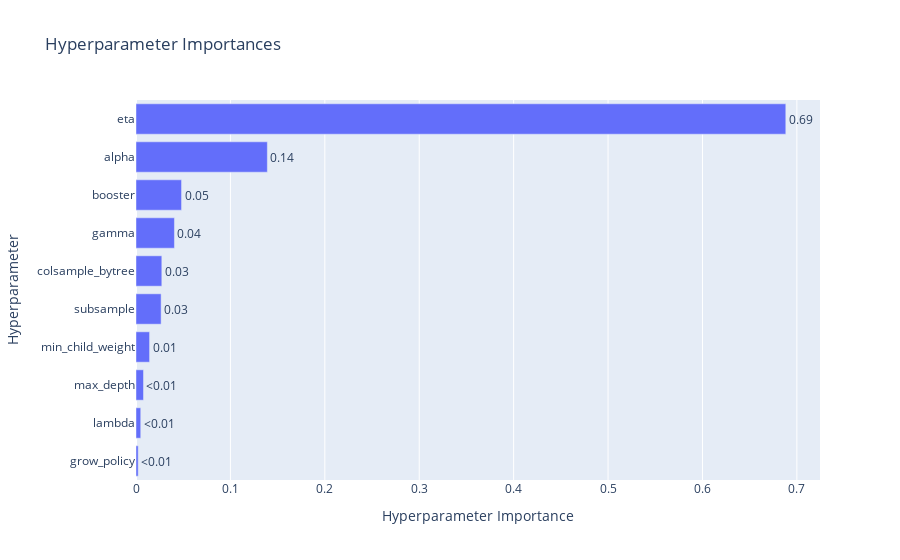

Notebook code for this chart:
### Code cell
# Visualize parameter importance
optuna.visualization.plot_param_importances(study).show()

### Figure 1 — Plotly figure (JSON) as saved in the notebook; plotly's stock layout.template omitted (floating-point values rounded to 4 significant figures)
{"data": [{"cliponaxis": false, "hovertemplate": ["grow_policy (CategoricalDistribution): 0.002332694232802572<extra></extra>", "lambda (FloatDistribution): 0.0050229103268798<extra></extra>", "max_depth (IntDistribution): 0.007931812101511391<extra></extra>", "min_child_weight (IntDistribution): 0.014373616963861415<extra></extra>", "subsample (FloatDistribution): 0.026610270693980982<extra></extra>", "colsample_bytree (FloatDistribution): 0.027351875773668134<extra></extra>", "gamma (FloatDistribution): 0.040720831200477085<extra></extra>", "booster (CategoricalDistribution): 0.048246499607141224<extra></extra>", "alpha (FloatDistribution): 0.13913066831167478<extra></extra>", "eta (FloatDistribution): 0.6882788207880024<extra></extra>"], "name": "Objective Value", "orientation": "h", "text": ["<0.01", "<0.01", "<0.01", "0.01", "0.03", "0.03", "0.04", "0.05", "0.14", "0.69"], "textposition": "outside", "type": "bar", "x": [0.002333, 0.005023, 0.007932, 0.01437, 0.02661, 0.02735, 0.04072, 0.04825, 0.1391, 0.6883], "y": ["grow_policy", "lambda", "max_depth", "min_child_weight", "subsample", "colsample_bytree", "gamma", "booster", "alpha", "eta"]}], "layout": {"title": {"text": "Hyperparameter Importances"}, "xaxis": {"title": {"text": "Hyperparameter Importance"}}, "yaxis": {"title": {"text": "Hyperparameter"}}}}
